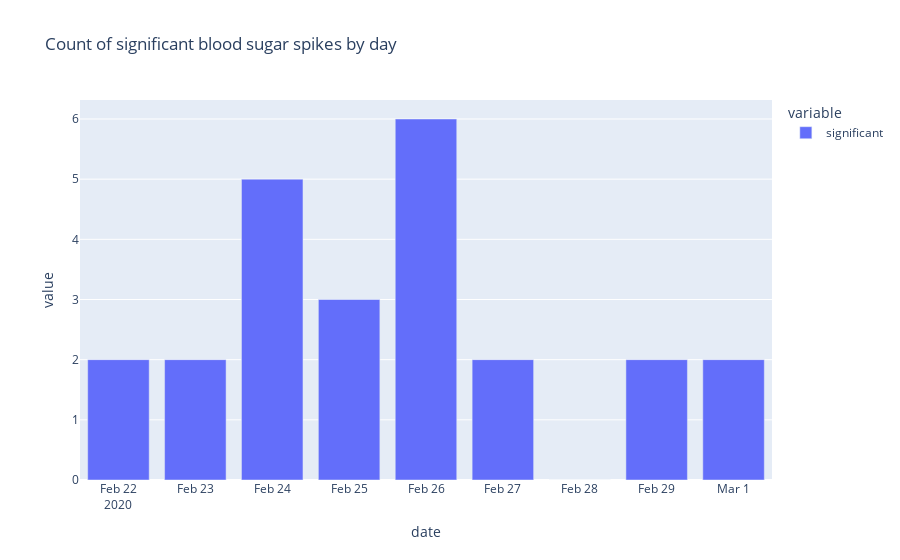

Write notebook code for a chart like this one.
### Markdown cell above
Next Steps:
- Make a plot comparing the spikes caused by eating sugary food to those caused by eating high-calorie foods: what causes a larger spike.
-

### Code cell
import pandas as pd

# Assuming your dataframe is named 'df' with a DatetimeIndex and a column 'blood_sugar'
# If your dataframe is structured differently, adjust accordingly

def count_significant_variations(df, column='blood_sugar', threshold=30, window_minutes=30):
    """
    Count instances where max-min blood sugar within a 30-minute window is at least 30.
    
    Parameters:
    -----------
    df : pandas DataFrame
        DataFrame with DatetimeIndex and blood sugar readings
    column : str
        Name of the column containing blood sugar values
    threshold : int
        Minimum difference between max and min to count (default: 30)
    window_minutes : int
        Window size in minutes (default: 30)
    
    Returns:
    --------
    int : Count of windows with significant variations
    """
    # Ensure index is datetime
    if not isinstance(df.index, pd.DatetimeIndex):
        raise TypeError("DataFrame index must be DatetimeIndex")
    
    # Resample to 30-minute windows and compute min and max
    resampled = df.resample(f'{window_minutes}T')
    window_stats = pd.DataFrame({
        'max': resampled[column].max(),
        'min': resampled[column].min()
    })
    
    # Calculate difference between max and min
    window_stats['difference'] = window_stats['max'] - window_stats['min']
    
    # Count windows where difference exceeds threshold
    significant_count = (window_stats['difference'] >= threshold).sum()
    
    return significant_count

# Example usage with sample data (replace with your actual data)
# Create sample data

# Display sample of windows with their min/max values for verification
resampled = dexcom_3.resample('30min')
window_stats = pd.DataFrame({
    'max': resampled['Glucose Value (mg/dL)'].max(),
    'min': resampled['Glucose Value (mg/dL)'].min(),
    'difference': resampled['Glucose Value (mg/dL)'].max() - resampled['Glucose Value (mg/dL)'].min()
})
window_stats['significant'] = window_stats['difference'] >= 30

px.bar(window_stats.assign(date = window_stats.index.date).groupby('date')['significant'].sum(),
       title= 'Count of significant blood sugar spikes by day')

### Figure 1 — Plotly figure (JSON) as saved in the notebook; plotly's stock layout.template omitted (floating-point values rounded to 4 significant figures)
{"data": [{"hovertemplate": "variable=significant<br>date=%{x}<br>value=%{y}<extra></extra>", "legendgroup": "significant", "marker": {"color": "#636efa", "pattern": {"shape": ""}}, "name": "significant", "orientation": "v", "showlegend": true, "textposition": "auto", "type": "bar", "x": ["2020-02-22", "2020-02-23", "2020-02-24", "2020-02-25", "2020-02-26", "2020-02-27", "2020-02-28", "2020-02-29", "2020-03-01"], "xaxis": "x", "y": [2, 2, 5, 3, 6, 2, 0, 2, 2], "yaxis": "y"}], "layout": {"barmode": "relative", "legend": {"title": {"text": "variable"}, "tracegroupgap": 0}, "title": {"text": "Count of significant blood sugar spikes by day"}, "xaxis": {"anchor": "y", "domain": [0, 1], "title": {"text": "date"}}, "yaxis": {"anchor": "x", "domain": [0, 1], "title": {"text": "value"}}}}
